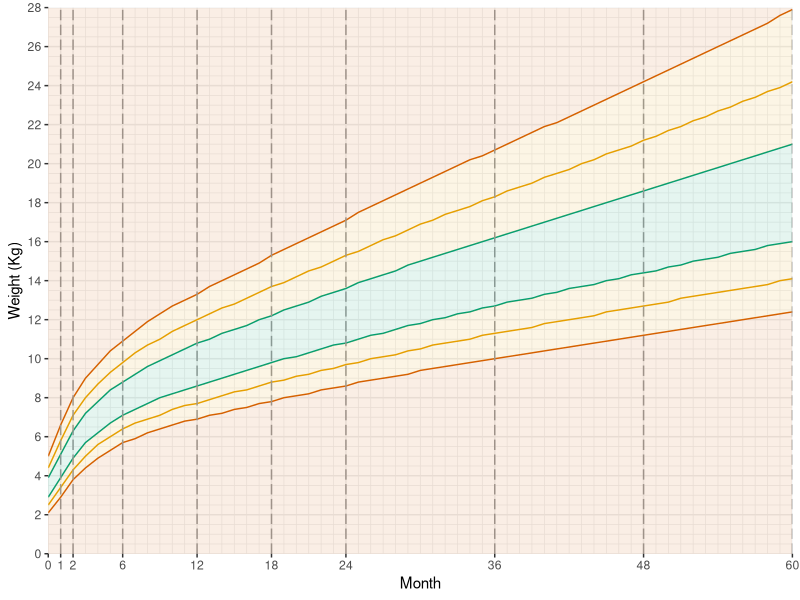
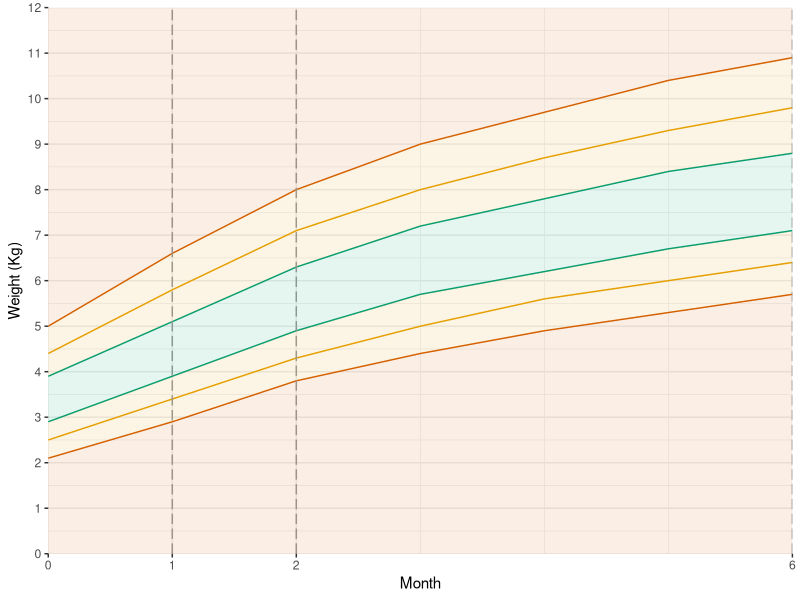
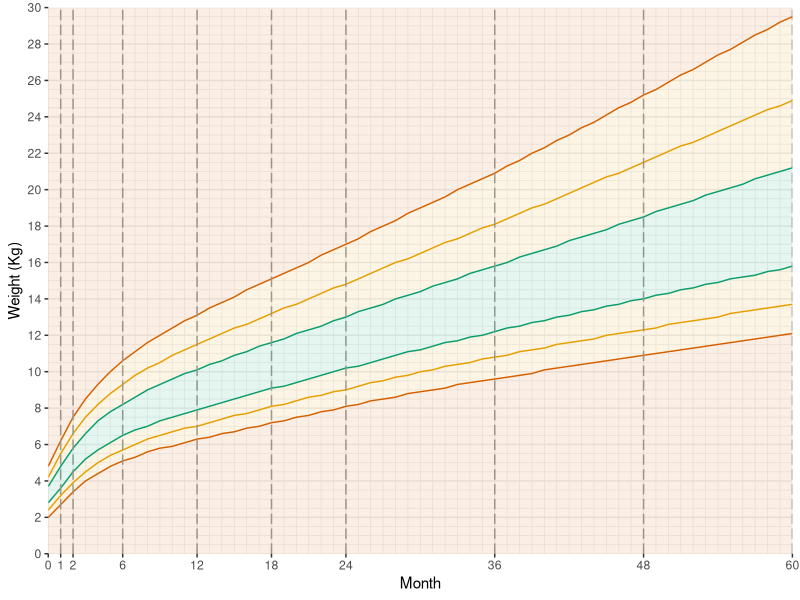
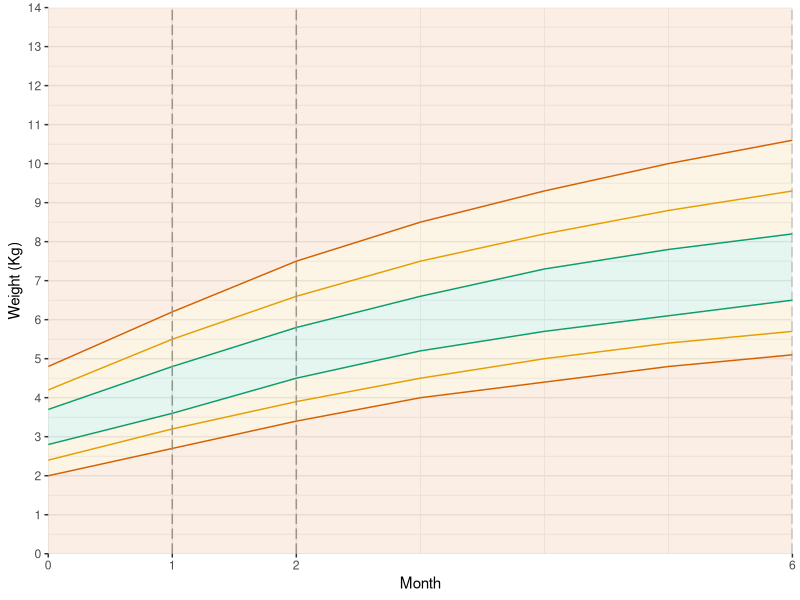
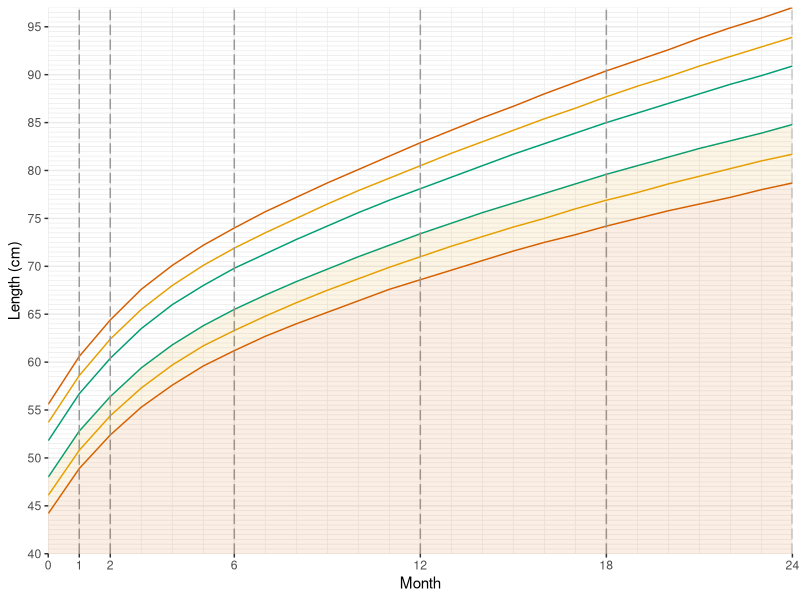
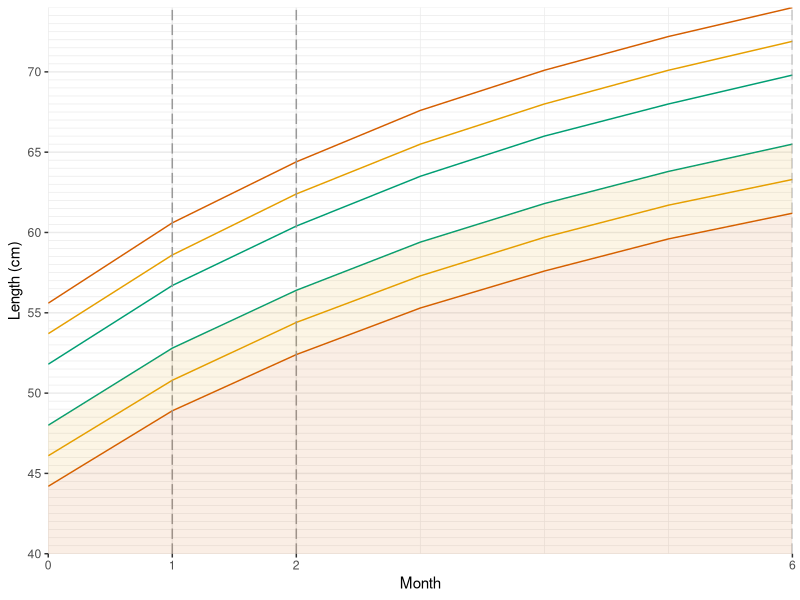
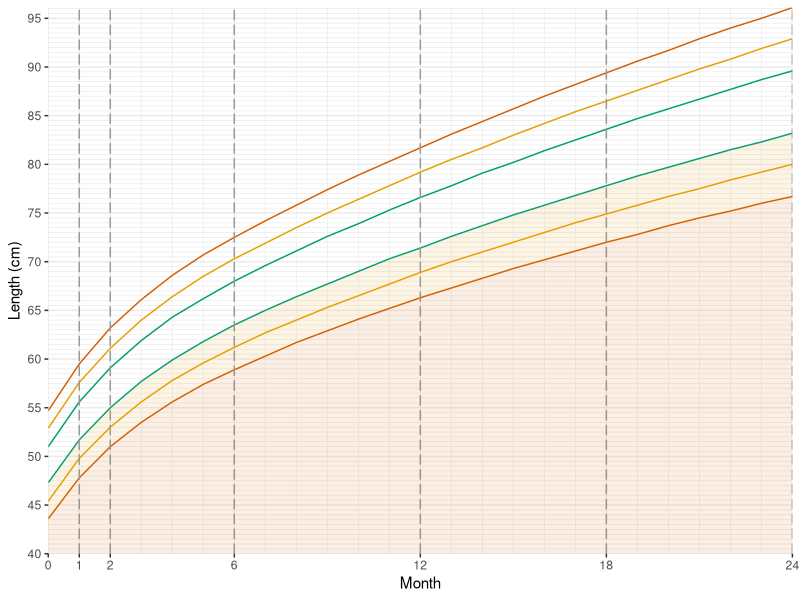
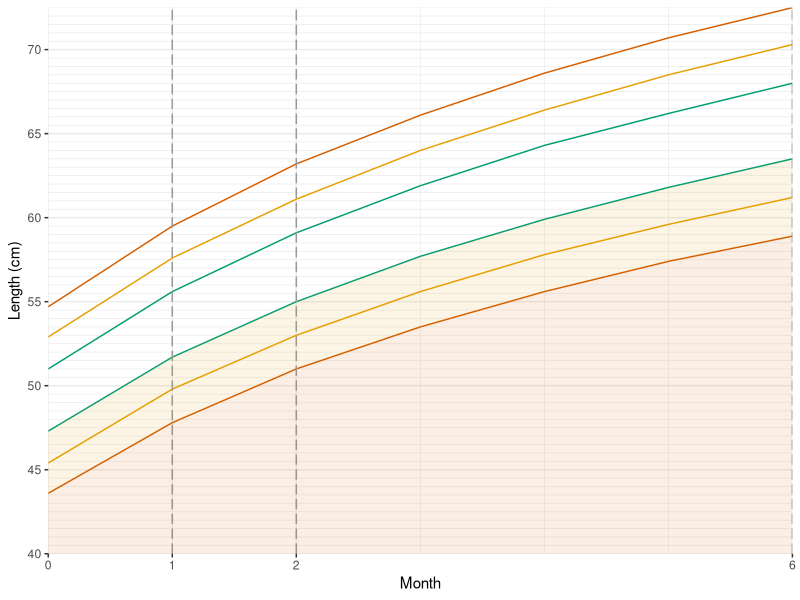

Write R code to recreate these figures, in order.
# ~~~~~~~~~~~~~~~~~~~~~~~~~~~~~~~~~~~~~~~~~~~~~~~~~~~~~~~~~~~~~~~~~~~~~~~~~~~~~~
# WHO growth charts (Z scores)
# data from http://www.who.int/childgrowth/en/
# eric.green@duke.edu :: @ericpgreen
# created Nov 13, 2013
# ~~~~~~~~~~~~~~~~~~~~~~~~~~~~~~~~~~~~~~~~~~~~~~~~~~~~~~~~~~~~~~~~~~~~~~~~~~~~~~

# load packages
  library(ggplot2)
# weight for age
  # boys
    wfa.b.z <- read.csv("wfa-b-z.csv")
    ggplot(wfa.b.z, aes(x=Month)) +
      geom_line(aes(y=SD3neg), colour="#D55E00") +
      geom_line(aes(y=SD2neg), colour="#E69F00") +
      geom_line(aes(y=SD1neg), colour="#009E73") +
      geom_line(aes(y=SD1), colour="#009E73") +
      geom_line(aes(y=SD2), colour="#E69F00") +
      geom_line(aes(y=SD3), colour="#D55E00") +
      theme_bw() +
      scale_x_continuous(expand=c(0,0),
                         breaks = c(0,1,2,6,12,18,24,36,48,60),
                         minor_breaks = seq(1, 60, 1)) +
      scale_y_continuous(expand=c(0,0),
                         breaks = c(seq(0, 28, 2)),
                         minor_breaks = seq(0, 28, 0.5)) +
      geom_vline(xintercept = c(1,2,6,12,18,24,36,48,60),
                 linetype="longdash", colour="#999999") +
      ylab("Weight (Kg)") +
      theme(panel.border = element_blank()) +
      geom_ribbon(aes(ymin=0, ymax=SD3neg), fill = "#D55E00",alpha = 0.10) +
      geom_ribbon(aes(ymin=SD3neg, ymax=SD1neg), fill = "#E69F00",alpha = 0.10) +
      geom_ribbon(aes(ymin=SD1neg, ymax=SD1), fill = "#009E73",alpha = 0.10) +
      geom_ribbon(aes(ymin=SD1, ymax=SD3), fill = "#E69F00",alpha = 0.10) +
      geom_ribbon(aes(ymin=SD3, ymax=28), fill = "#D55E00",alpha = 0.10)
  
    wfa.b.z.6 <- subset(wfa.b.z, wfa.b.z$Month<=6)
    ggplot(wfa.b.z.6, aes(x=Month)) +
      geom_line(aes(y=SD3neg), colour="#D55E00") +
      geom_line(aes(y=SD2neg), colour="#E69F00") +
      geom_line(aes(y=SD1neg), colour="#009E73") +
      geom_line(aes(y=SD1), colour="#009E73") +
      geom_line(aes(y=SD2), colour="#E69F00") +
      geom_line(aes(y=SD3), colour="#D55E00") +
      theme_bw() +
      scale_x_continuous(expand=c(0,0),
                         breaks = c(0,1,2,6),
                         minor_breaks = seq(1, 6, 1)) +
      scale_y_continuous(expand=c(0,0),
                         breaks = c(seq(0, 12, 1)),
                         minor_breaks = seq(0, 12, 0.5)) +
      geom_vline(xintercept = c(1,2,6),
                 linetype="longdash", colour="#999999") +
      ylab("Weight (Kg)") +
      theme(panel.border = element_blank()) +
      geom_ribbon(aes(ymin=0, ymax=SD3neg), fill = "#D55E00",alpha = 0.10) +
      geom_ribbon(aes(ymin=SD3neg, ymax=SD1neg), fill = "#E69F00",alpha = 0.10) +
      geom_ribbon(aes(ymin=SD1neg, ymax=SD1), fill = "#009E73",alpha = 0.10) +
      geom_ribbon(aes(ymin=SD1, ymax=SD3), fill = "#E69F00",alpha = 0.10) +
      geom_ribbon(aes(ymin=SD3, ymax=12), fill = "#D55E00",alpha = 0.10)
  
  # girls
    wfa.g.z <- read.csv("wfa-g-z.csv")
    ggplot(wfa.g.z, aes(x=Month)) +
      geom_line(aes(y=SD3neg), colour="#D55E00") +
      geom_line(aes(y=SD2neg), colour="#E69F00") +
      geom_line(aes(y=SD1neg), colour="#009E73") +
      geom_line(aes(y=SD1), colour="#009E73") +
      geom_line(aes(y=SD2), colour="#E69F00") +
      geom_line(aes(y=SD3), colour="#D55E00") +
      theme_bw() +
      scale_x_continuous(expand=c(0,0),
                         breaks = c(0,1,2,6,12,18,24,36,48,60),
                         minor_breaks = seq(1, 60, 1)) +
      scale_y_continuous(expand=c(0,0),
                         breaks = c(seq(0, 30, 2)),
                         minor_breaks = seq(0, 30, 0.5)) +
      geom_vline(xintercept = c(1,2,6,12,18,24,36,48,60),
                 linetype="longdash", colour="#999999") +
      ylab("Weight (Kg)") +
      theme(panel.border = element_blank()) +
      geom_ribbon(aes(ymin=0, ymax=SD3neg), fill = "#D55E00",alpha = 0.10) +
      geom_ribbon(aes(ymin=SD3neg, ymax=SD1neg), fill = "#E69F00",alpha = 0.10) +
      geom_ribbon(aes(ymin=SD1neg, ymax=SD1), fill = "#009E73",alpha = 0.10) +
      geom_ribbon(aes(ymin=SD1, ymax=SD3), fill = "#E69F00",alpha = 0.10) +
      geom_ribbon(aes(ymin=SD3, ymax=30), fill = "#D55E00",alpha = 0.10)
    
    wfa.g.z.6 <- subset(wfa.g.z, wfa.g.z$Month<=6)
    ggplot(wfa.g.z.6, aes(x=Month)) +
      geom_line(aes(y=SD3neg), colour="#D55E00") +
      geom_line(aes(y=SD2neg), colour="#E69F00") +
      geom_line(aes(y=SD1neg), colour="#009E73") +
      geom_line(aes(y=SD1), colour="#009E73") +
      geom_line(aes(y=SD2), colour="#E69F00") +
      geom_line(aes(y=SD3), colour="#D55E00") +
      theme_bw() +
      scale_x_continuous(expand=c(0,0),
                         breaks = c(0,1,2,6),
                         minor_breaks = seq(1, 6, 1)) +
      scale_y_continuous(expand=c(0,0),
                         breaks = c(seq(0, 14, 1)),
                         minor_breaks = seq(0, 14, 0.5)) +
      geom_vline(xintercept = c(1,2,6),
                 linetype="longdash", colour="#999999") +
      ylab("Weight (Kg)") +
      theme(panel.border = element_blank()) +
      geom_ribbon(aes(ymin=0, ymax=SD3neg), fill = "#D55E00",alpha = 0.10) +
      geom_ribbon(aes(ymin=SD3neg, ymax=SD1neg), fill = "#E69F00",alpha = 0.10) +
      geom_ribbon(aes(ymin=SD1neg, ymax=SD1), fill = "#009E73",alpha = 0.10) +
      geom_ribbon(aes(ymin=SD1, ymax=SD3), fill = "#E69F00",alpha = 0.10) +
      geom_ribbon(aes(ymin=SD3, ymax=14), fill = "#D55E00",alpha = 0.10)
    
# length for age
  # boys
    lfa.b.z <- read.csv("lfa-b-z.csv")
    ggplot(lfa.b.z, aes(x=Month)) +
      geom_line(aes(y=SD3neg), colour="#D55E00") +
      geom_line(aes(y=SD2neg), colour="#E69F00") +
      geom_line(aes(y=SD1neg), colour="#009E73") +
      geom_line(aes(y=SD1), colour="#009E73") +
      geom_line(aes(y=SD2), colour="#E69F00") +
      geom_line(aes(y=SD3), colour="#D55E00") +
      theme_bw() +
      scale_x_continuous(expand=c(0,0),
                         breaks = c(0,1,2,6,12,18,24),
                         minor_breaks = seq(1, 24, 1)) +
      scale_y_continuous(expand=c(0,0),
                         breaks = c(seq(40, 100, 5)),
                         minor_breaks = seq(40, 100, 0.5)) +
      geom_vline(xintercept = c(1,2,6,12,18,24),
                 linetype="longdash", colour="#999999") +
      ylab("Length (cm)") +
      theme(panel.border = element_blank()) +
      geom_ribbon(aes(ymin=40, ymax=SD3neg), fill = "#D55E00",alpha = 0.10) +
      geom_ribbon(aes(ymin=SD3neg, ymax=SD1neg), fill = "#E69F00",alpha = 0.10)
    
    lfa.b.z.6 <- subset(lfa.b.z, lfa.b.z$Month<=6)
    ggplot(lfa.b.z.6, aes(x=Month)) +
      geom_line(aes(y=SD3neg), colour="#D55E00") +
      geom_line(aes(y=SD2neg), colour="#E69F00") +
      geom_line(aes(y=SD1neg), colour="#009E73") +
      geom_line(aes(y=SD1), colour="#009E73") +
      geom_line(aes(y=SD2), colour="#E69F00") +
      geom_line(aes(y=SD3), colour="#D55E00") +
      theme_bw() +
      scale_x_continuous(expand=c(0,0),
                         breaks = c(0,1,2,6),
                         minor_breaks = seq(1, 6, 1)) +
      scale_y_continuous(expand=c(0,0),
                         breaks = c(seq(40, 90, 5)),
                         minor_breaks = seq(40, 90, 0.5)) +
      geom_vline(xintercept = c(1,2,6),
                 linetype="longdash", colour="#999999") +
      ylab("Length (cm)") +
      theme(panel.border = element_blank()) +
      geom_ribbon(aes(ymin=40, ymax=SD3neg), fill = "#D55E00",alpha = 0.10) +
      geom_ribbon(aes(ymin=SD3neg, ymax=SD1neg), fill = "#E69F00",alpha = 0.10)

  # girls
    lfa.g.z <- read.csv("lfa-g-z.csv")
    ggplot(lfa.g.z, aes(x=Month)) +
      geom_line(aes(y=SD3neg), colour="#D55E00") +
      geom_line(aes(y=SD2neg), colour="#E69F00") +
      geom_line(aes(y=SD1neg), colour="#009E73") +
      geom_line(aes(y=SD1), colour="#009E73") +
      geom_line(aes(y=SD2), colour="#E69F00") +
      geom_line(aes(y=SD3), colour="#D55E00") +
      theme_bw() +
      scale_x_continuous(expand=c(0,0),
                         breaks = c(0,1,2,6,12,18,24),
                         minor_breaks = seq(1, 24, 1)) +
      scale_y_continuous(expand=c(0,0),
                         breaks = c(seq(40, 100, 5)),
                         minor_breaks = seq(40, 100, 0.5)) +
      geom_vline(xintercept = c(1,2,6,12,18,24),
                 linetype="longdash", colour="#999999") +
      ylab("Length (cm)") +
      theme(panel.border = element_blank()) +
      geom_ribbon(aes(ymin=40, ymax=SD3neg), fill = "#D55E00",alpha = 0.10) +
      geom_ribbon(aes(ymin=SD3neg, ymax=SD1neg), fill = "#E69F00",alpha = 0.10)
    
    lfa.g.z.6 <- subset(lfa.g.z, lfa.g.z$Month<=6)
    ggplot(lfa.g.z.6, aes(x=Month)) +
      geom_line(aes(y=SD3neg), colour="#D55E00") +
      geom_line(aes(y=SD2neg), colour="#E69F00") +
      geom_line(aes(y=SD1neg), colour="#009E73") +
      geom_line(aes(y=SD1), colour="#009E73") +
      geom_line(aes(y=SD2), colour="#E69F00") +
      geom_line(aes(y=SD3), colour="#D55E00") +
      theme_bw() +
      scale_x_continuous(expand=c(0,0),
                         breaks = c(0,1,2,6),
                         minor_breaks = seq(1, 6, 1)) +
      scale_y_continuous(expand=c(0,0),
                         breaks = c(seq(40, 90, 5)),
                         minor_breaks = seq(40, 90, 0.5)) +
      geom_vline(xintercept = c(1,2,6),
                 linetype="longdash", colour="#999999") +
      ylab("Length (cm)") +
      theme(panel.border = element_blank()) +
      geom_ribbon(aes(ymin=40, ymax=SD3neg), fill = "#D55E00",alpha = 0.10) +
      geom_ribbon(aes(ymin=SD3neg, ymax=SD1neg), fill = "#E69F00",alpha = 0.10)

# height for age
  # boys
  hfa.b.z <- read.csv("hfa-b-z.csv")
  ggplot(hfa.b.z, aes(x=Month)) +
    geom_line(aes(y=SD3neg), colour="#D55E00") +
    geom_line(aes(y=SD2neg), colour="#E69F00") +
    geom_line(aes(y=SD1neg), colour="#009E73") +
    geom_line(aes(y=SD1), colour="#009E73") +
    geom_line(aes(y=SD2), colour="#E69F00") +
    geom_line(aes(y=SD3), colour="#D55E00") +
    theme_bw() +
    scale_x_continuous(expand=c(0,0),
                       breaks = c(24, 36, 48, 60),
                       minor_breaks = seq(24, 60, 1)) +
    scale_y_continuous(expand=c(0,0),
                       breaks = c(seq(75, 130, 5)),
                       minor_breaks = seq(75, 130, 0.5)) +
    geom_vline(xintercept = c(24, 36, 48, 60),
               linetype="longdash", colour="#999999") +
    ylab("Height (cm)") +
    theme(panel.border = element_blank())
  
  # girls
    hfa.g.z <- read.csv("hfa-g-z.csv")
    ggplot(hfa.g.z, aes(x=Month)) +
      geom_line(aes(y=SD3neg), colour="#D55E00") +
      geom_line(aes(y=SD2neg), colour="#E69F00") +
      geom_line(aes(y=SD1neg), colour="#009E73") +
      geom_line(aes(y=SD1), colour="#009E73") +
      geom_line(aes(y=SD2), colour="#E69F00") +
      geom_line(aes(y=SD3), colour="#D55E00") +
      theme_bw() +
      scale_x_continuous(expand=c(0,0),
                         breaks = c(24, 36, 48, 60),
                         minor_breaks = seq(24, 60, 1)) +
      scale_y_continuous(expand=c(0,0),
                         breaks = c(seq(70, 130, 5)),
                         minor_breaks = seq(70, 130, 0.5)) +
      geom_vline(xintercept = c(24, 36, 48, 60),
                 linetype="longdash", colour="#999999") +
      ylab("Height (cm)") +
      theme(panel.border = element_blank())